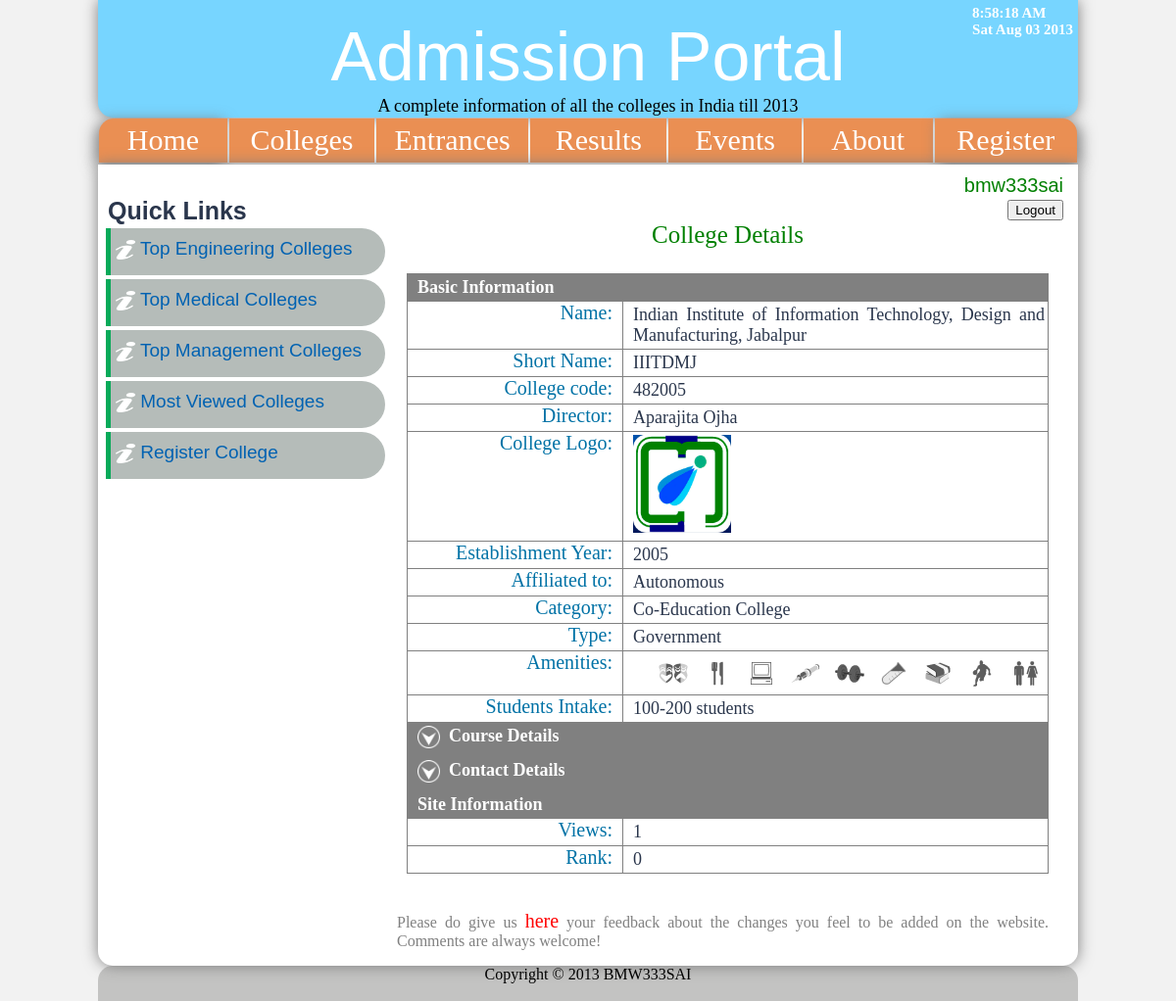
The page /view_college.php?c1=APIIITDMJ23062013170118 (signed in) on the database its author committed.
### tables this page shows
CREATE TABLE `college_info` (
  `name` text NOT NULL,
  `ap_id` varchar(30) NOT NULL,
  `engineering` int(1) NOT NULL default '0',
  `medical` int(1) NOT NULL default '0',
  `management` int(1) NOT NULL default '0',
  `auditorium` int(1) NOT NULL default '0',
  `canteen` int(1) NOT NULL default '0',
  `computer_labs` int(1) NOT NULL default '0',
  `medical_facility` int(11) NOT NULL,
  `email` varchar(50) NOT NULL default '0',
  `gym` int(1) NOT NULL default '0',
  `laboratories` int(1) NOT NULL default '0',
  `library` int(1) NOT NULL default '0',
  `sports` int(1) NOT NULL default '0',
  `hostels` int(1) NOT NULL default '0',
  `intake` int(1) NOT NULL default '1',
  `address` varchar(300) NOT NULL,
  `city` text NOT NULL,
  `state` int(50) NOT NULL,
  `pincode` int(6) NOT NULL,
  `phone` text NOT NULL,
  `fax` text NOT NULL,
  `train` varchar(50) NOT NULL,
  `bus` varchar(50) NOT NULL,
  `website` varchar(50) NOT NULL,
  `year_of_opening` int(4) NOT NULL,
  `director` text NOT NULL,
  `rank` int(11) NOT NULL default '0',
  `views` int(11) NOT NULL default '0',
  `date_created` varchar(50) NOT NULL default '0',
  `date_modified` varchar(50) NOT NULL default '0',
  `shrt_name` varchar(30) NOT NULL,
  `coll_code` varchar(30) NOT NULL,
  `ap_rank` int(30) NOT NULL default '0',
  `last_login` varchar(50) NOT NULL,
  `last_logout` varchar(50) NOT NULL,
  `last_update` varchar(50) NOT NULL,
  `affiliated` varchar(100) NOT NULL,
  `type` varchar(50) NOT NULL,
  `category` varchar(50) NOT NULL,
  `status` varchar(50) NOT NULL default 'Pending',
  `password` varchar(32) NOT NULL,
  `eng_courses` varchar(1000) NOT NULL,
  `med_courses` varchar(1000) NOT NULL,
  `man_courses` varchar(1000) NOT NULL,
  `app_no` varchar(30) NOT NULL,
  `app_remarks` varchar(1000) NOT NULL,
  PRIMARY KEY  (`ap_id`),
  FULLTEXT KEY `name` (`name`),
  FULLTEXT KEY `eng_courses` (`eng_courses`),
  FULLTEXT KEY `address` (`address`,`med_courses`,`man_courses`)
);

### view_college.php (the view, shortened to what this page needs)
<?php
include("functions.php");
?>
<?php
include("side_menu.php");
echo '<div id=article>';
echo '<div id=view_college>';
echo '<p class=success align=center >College Details</p>';
echo '<table name=college_view class=college_view cellspacing=10 cellpadding=3 border=1 >';
$select=mysql_query("SELECT * from college_info WHERE ap_id='$_GET[c1]' ");
while($row=mysql_fetch_array($select))
 {
  echo '<tr><td colspan=2 style="background-color:grey;color:white;"><b>Basic Information</b></td></tr>';
  echo '<tr><td class=left_e >Name:</td><td>'.$row[name].'</td></tr>';
  echo '<tr><td class=left_e >Short Name:</td><td>'.$row[shrt_name].'</td></tr>';
  echo '<tr><td class=left_e >College code:</td><td>'.$row[coll_code].'</td></tr>';
  echo '<tr><td class=left_e >Director:</td><td>'.$row[director].'</td></tr>';
  echo '<tr><td class=left_e >College Logo:</td><td><img width=100 height=100 src="logos/'.$row[ap_id].'.png" title='.$row[ap_id].' alt='.$row[ap_id].'/></td></tr>';
  echo '<tr><td class=left_e >Establishment Year:</td><td>'.$row[year_of_opening].'</td></tr>';
  echo '<tr><td class=left >Affiliated to:</td><td>'.$row[affiliated].'</td></tr>';
   echo '<tr><td class=left >Category:</td><td>'.$row[category].'</td></tr>';
   echo '<tr><td class=left >Type:</td><td>'.$row[type].'</td></tr>';
  echo '<tr><td class=left_e >Amenities:</td><td><table><tr><td>';
  if($row[auditorium])
   {
  echo '<td><label for="audit"><span id=auditorium title=AUDITORIUM></span></label></td>';
   }
  if($row[canteen])
   {
    echo '<td><label for="cant"><span id=canteen title="CANTEEN" ></span></label></td>';
   }
  if($row[computer_labs])
   {
    echo '<td><label for="comp"><span id=computerlabs title="COMPUTER LABS" ></span></label></td>';
   }
  if($row[medical_facility])
   {
    echo '<td><label for="med"><span id=medical title=MEDICAL ></span></label></td>';
   }
  if($row[gym])
   {
    echo '<td><label for="gm"><span id=gym title=GYM></span></label></td>';
   }
  if($row[laboratories])
   {
    echo '<td><label for="lab"><span id=laboratory title=LABORATORIES ></span></label></td>';
   }
  if($row[library])
   {
    echo '<td><label for="lib"><span id=library title=LIBRARY ></span></label></td>';
   }
  if($row[sports])
   {
    echo '<td><label for="spo"><span id=sports title=SPORTS ></span></label></td>';
   }
  if($row[hostels])
   {
    echo '<td><label for="host"><span id=hostel title=HOSTELS ></span></label></td>';
   }
   echo '</td></tr></table></td></tr>';
  echo '<tr><td class=left_e >Students Intake:</td><td>';
  if($row[intake]==90)
   {
    echo '10-100';
   }
   else if($row[intake]==100)
    echo '100-200';
	echo ' students</td></tr>';
  echo '<tr style="background-color:grey;color:white;" id=cou_plus ><td colspan=2 ><img src="images/down.png" id=cou_img height=23 width=23 />&nbsp;&nbsp;<b style="vertical-align:top;" >Course Details</b></td></tr>';
  echo '<tr style="background-color:grey;color:white;" id=con_plus ><td colspan=2 ><img src="images/down.png" id=con_img height=23 width=23 />&nbsp;&nbsp;<b style="vertical-align:top;" >Contact Details</b></td></tr>';
  echo '<tr><td colspan=2  style="background-color:grey;color:white;"><b>Site Information</b></td></tr>';
  echo '<tr><td class=left_e >Views:</td><td>'.$row[views].'</td></tr>';
  echo '<tr><td class=left_e >Rank:</td><td>'.$row[rank].'</td></tr>';
  echo '</div>';
 }
echo '</div><br />';
echo '</div>';
?>
<?php
include("footer.php");
?>

### css/style.css (style rules this page uses)
body { font-family: "Times New Roman"; background-color: #f2f2f2; color: black; }
table.college_view { border-collapse: collapse; }
#article,#main_article { text-align: justify; width: 665px; float: left; }
#about,#article { font-family: Georgia; font-size: 18px; }
.left,.left_e { font-size: 20px; padding: 0 10px 0 0; color: #0072a6; text-align: right; vertical-align: top; width: 300px; }
#auditorium, #canteen, #computerlabs, #gym, #hostel, #laboratory, #library, #medical, #sports { display: block; width: 32px; height: 32px; }
#auditorium { background: url("../images/amenities.png") 0px 0px no-repeat; }
#canteen { background: url("../images/amenities.png") 0px -42px no-repeat; }
#computerlabs { background: url("../images/amenities.png") 0px -84px no-repeat; }
#gym { background: url("../images/amenities.png") 0px -126px no-repeat; }
#hostel { background: url("../images/amenities.png") 0px -168px no-repeat; }
#laboratory { background: url("../images/amenities.png") 0px -210px no-repeat; }
#library { background: url("../images/amenities.png") 0px -252px no-repeat; }
#medical { background: url("../images/amenities.png") 0px -294px no-repeat; }
#sports { background: url("../images/amenities.png") 0px -336px no-repeat; }
.success { color: green; font-size: 25px; }
.left_e { width: 200px; }
#view_college { margin-left: 10px; }

### rows shown on the page
college_info: name "Indian Institute of Information Technology, Design and Manufacturing, Jabalpur", shrt_name "IIITDMJ", coll_code "482005", director "Aparajita Ojha", ap_id (picture), year_of_opening "2005", affiliated "Autonomous", category "Co-Education College", type "Government", auditorium 1 (drawn), canteen 1 (drawn), computer_labs 1 (drawn), medical_facility 1 (drawn), gym 1 (drawn), laboratories 1 (drawn), library 1 (drawn), sports 1 (drawn), hostels 1 (drawn), intake "100-200", views "1", rank "0"

### other values the page prints
$_SESSION['uid'] "bmw333sai"
